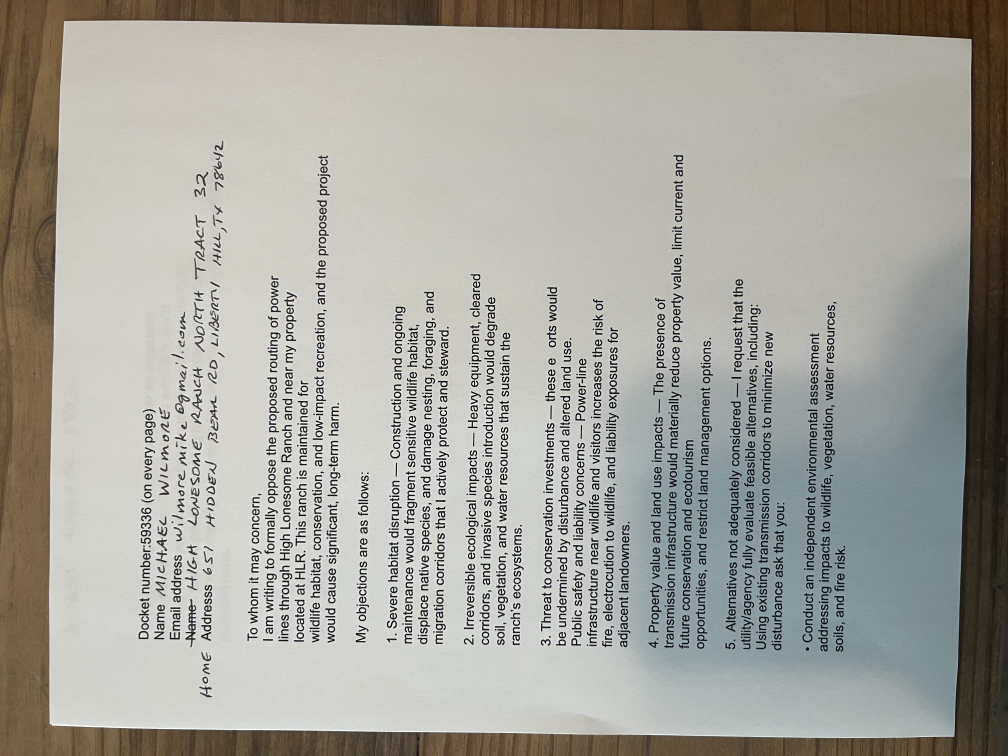
#> input picture tests/img_1.jpeg, 4032 x 3024 px (shown at 1/4 size)
$ python -i image.py   (imports and definitions only)
#> lines starting #> are read from the running program, lines starting #| are printed output that depends on the picture; after the words box and inside, x2 and y2 are one past the last pixel; in counts of white or black regions, pixels touching at a corner belong together
"""
handlers/image.py
Extracts text from images via Tesseract OCR.

Preprocessing:
  1. EXIF orientation correction
  2. Denoise + adaptive threshold + deskew + 2x upscale

Metadata includes handwriting_detected (bool) based on two signals:
  - Connected component height CV (printed text is uniform; handwriting is not)
  - Mean Tesseract word confidence (printed scores high; handwriting scores low)

Requirements:
    pip install pytesseract Pillow opencv-python-headless
    # Windows Tesseract binary: winget install UB-Mannheim.TesseractOCR
"""

from pathlib import Path
from typing import Any

_TESS_CMD = r"C:\Users\jtung\AppData\Local\Programs\Tesseract-OCR\tesseract.exe"
_TESS_CONFIG = "--oem 1 --psm 6"

# Thresholds for handwriting classification
_CV_H_THRESHOLD = 0.30    # connected-component height CV above this → handwriting
_CONF_THRESHOLD = 90.0    # mean Tesseract confidence below this → handwriting


# ---------------------------------------------------------------------------
# Preprocessing
# ---------------------------------------------------------------------------

def _exif_rotate(img):
    from PIL import ImageOps
    try:
        return ImageOps.exif_transpose(img)
    except Exception:
        return img


def _deskew(img):
    import numpy as np

    scale = max(1, max(img.width, img.height) // 800)
    small = img.resize((img.width // scale, img.height // scale))

    def _score(angle):
        rotated = small.rotate(angle, expand=False, fillcolor=255)
        arr = np.array(rotated)
        binary = (arr < 128).astype(float)
        return binary.sum(axis=1).var()

    coarse = range(-20, 21, 2)
    best = max(coarse, key=_score)
    fine = [best + i * 0.5 for i in range(-4, 5)]
    best = max(fine, key=_score)

    if abs(best) < 0.5:
        return img
    return img.rotate(best, expand=True, fillcolor=255)


def _tess_preprocess(img):
    import cv2
    import numpy as np
    from PIL import Image

    arr = np.array(img.convert("L"))
    arr = cv2.fastNlMeansDenoising(arr, h=10, templateWindowSize=7, searchWindowSize=21)
    arr = cv2.adaptiveThreshold(
        arr, 255,
        cv2.ADAPTIVE_THRESH_GAUSSIAN_C,
        cv2.THRESH_BINARY,
        blockSize=31,
        C=15,
    )
    pil = Image.fromarray(arr)
    pil = _deskew(pil)
    return pil.resize((pil.width * 2, pil.height * 2))


# ---------------------------------------------------------------------------
# Handwriting detection
# ---------------------------------------------------------------------------

def _component_height_cv(img) -> float | None:
    """
    Coefficient of variation of character-blob heights.
    Printed text is typeset at uniform size → low CV (~0.15-0.35).
    Handwriting varies in size and stroke → high CV (~0.4-0.8).
    """
    import cv2
    import numpy as np

    arr = np.array(img.convert("L"))
    _, binary = cv2.threshold(arr, 0, 255, cv2.THRESH_BINARY_INV + cv2.THRESH_OTSU)
    num_labels, _, stats, _ = cv2.connectedComponentsWithStats(binary, connectivity=8)

    heights = []
    for i in range(1, num_labels):  # label 0 is background
        area = stats[i, cv2.CC_STAT_AREA]
        h = stats[i, cv2.CC_STAT_HEIGHT]
        w = stats[i, cv2.CC_STAT_WIDTH]
        # Keep blobs that look like individual characters
        if 30 < area < 10_000 and 5 < h < img.height * 0.3 and w < img.width * 0.5:
            heights.append(h)

    if len(heights) < 10:
        return None
    mean_h = float(np.mean(heights))
    return float(np.std(heights)) / mean_h if mean_h > 0 else None


# ---------------------------------------------------------------------------
# Handler
# ---------------------------------------------------------------------------

def extract(filepath: Path) -> dict[str, Any]:
#> called with filepath = '../../tests/img_1.jpeg'
    try:
        from PIL import Image
        from PIL.ExifTags import TAGS
    except ImportError:
        return {
            "text": None,
            "metadata": {},
            "error": "Pillow not installed. Run: pip install Pillow",
        }

    try:
        import pytesseract
        from pytesseract import Output
        pytesseract.pytesseract.tesseract_cmd = _TESS_CMD
    except ImportError:
        return {
            "text": None,
            "metadata": {},
            "error": "pytesseract not installed. Run: pip install pytesseract",
        }

    # Open — capture format/EXIF before any conversion
    try:
        img = Image.open(str(filepath))
#> img is the input picture: PIL image 4032x3024 RGB; mean R, G, B 165.7, 164.6, 157.7
        original_format = img.format
#> original_format = 'MPO'
        if original_format == "MPO":
            img.seek(0)
    except Exception as exc:
        return {
            "text": None,
            "metadata": {},
            "error": f"Failed to open image: {exc}",
        }

    metadata: dict[str, Any] = {
        "format": original_format,
        "mode": img.mode,
        "width": img.width,
        "height": img.height,
        "ocr_engine": "tesseract",
    }
    try:
        exif_data = img._getexif()  # type: ignore[attr-defined]
#> exif_data = 47 items
        if exif_data:
            exif = {
                TAGS.get(tag_id, tag_id): str(value)
                for tag_id, value in exif_data.items()
                if tag_id in TAGS
            }
#> exif = 47 items
            useful = {
                "DateTime", "Make", "Model", "Software",
                "ImageDescription", "Artist", "Copyright",
                "GPSInfo", "Orientation",
            }
            metadata["exif"] = {k: v for k, v in exif.items() if k in useful}
    except (AttributeError, Exception):
        pass

    img = _exif_rotate(img)
#> in _exif_rotate, `return ImageOps.exif_transpose(img)`:
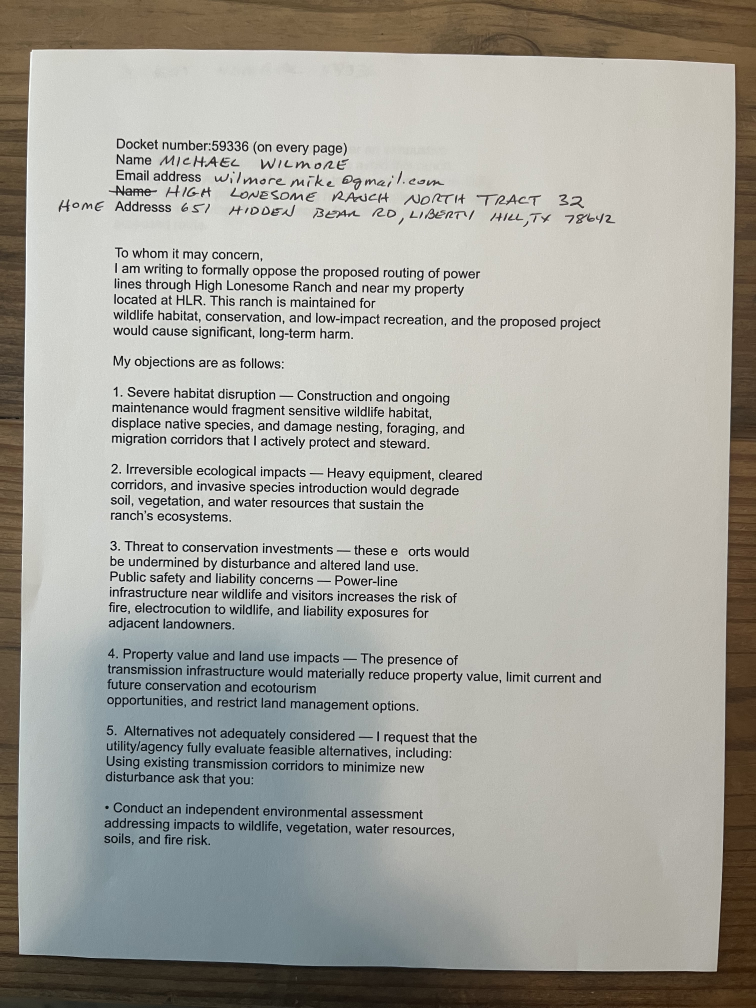
#> returned value: PIL image 3024x4032 RGB (shown at 1/4 size); mean R, G, B 165.7, 164.6, 157.7

    # Handwriting signal 1: component height CV (run before binarisation)
    cv_h = _component_height_cv(img)
#> in _component_height_cv, `_, binary = cv2.threshold(arr, 0, 255, cv2.THRESH_BINARY_INV + cv2.THR..`:
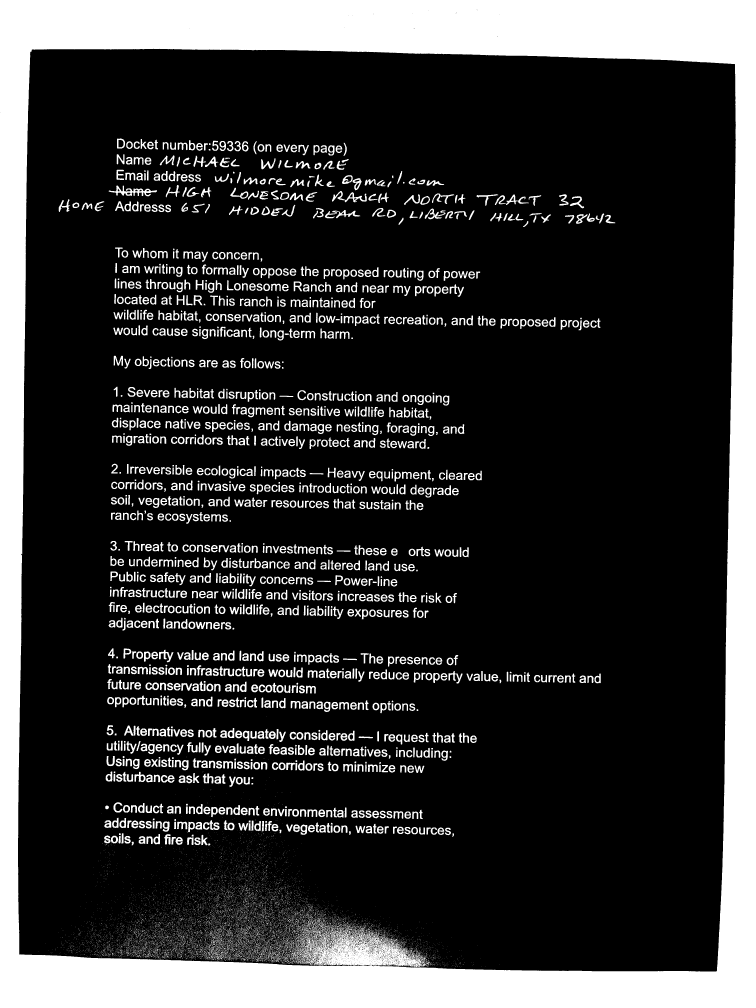
#> binary: shape (4032, 3024) (shown at 1/4 size); 21.2% white; 15351 white regions (13452 under 20 px), largest, box (x1, y1, x2, y2) and area: (0, 0, 3024, 4032) 1941005, (435, 742, 628, 785) 2847, (1328, 764, 1467, 809) 1852
#> in _component_height_cv, `num_labels, _, stats, _ = cv2.connectedComponentsWithStats(binary, con..`: num_labels = 15352
#> the loop in _component_height_cv, `for i in range(1, num_labels):` made 15351 passes
#> (area, h, w) on passes 1 to 3: (1941005, 4032, 3024), (620, 40, 32), (422, 40, 24)
#> after the loop in _component_height_cv, `for i in range(1, num_labels):`: heights = 1756 values, max 53 at index 16, min 6 at index 30, mean 29.53
#> in _component_height_cv, `mean_h = float(np.mean(heights))`: mean_h = 29.53
#> cv_h = 0.32

    # Preprocess for Tesseract
    try:
        processed = _tess_preprocess(img)
#> in _tess_preprocess, `arr = cv2.adaptiveThreshold( arr, 255, cv2.ADAPTIVE_THRESH_GAUSSIAN_C,..`: arr: shape (4032, 3024); 94.7% white; 1723 black regions (23 under 20 px), largest, box (x1, y1, x2, y2) and area: (43, 185, 2949, 3894) 76884, (435, 741, 629, 785) 2736, (1327, 763, 1468, 809) 1902
#> in _deskew, `small = img.resize((img.width // scale, img.height // scale))`:
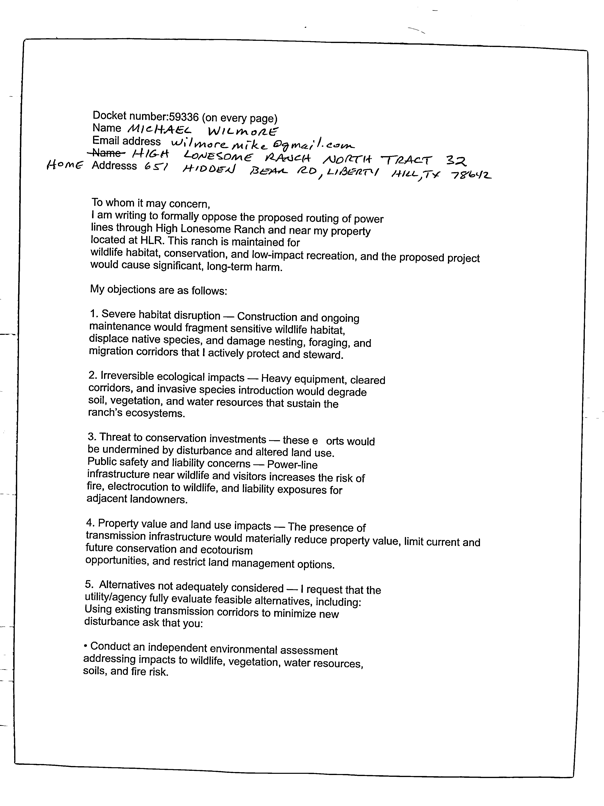
#> small: PIL image 604x806 L; min 0, max 255, mean 241.1
#> in _score, `binary = (arr < 128).astype(float)`: binary: shape (806, 604) float64; values 0 (black) and 1 (white), 5.2% white in thin lines or dots
#> in _score (call 2), `binary = (arr < 128).astype(float)`: binary: shape (806, 604) float64; values 0 (black) and 1 (white), 5.1% white in thin lines or dots
#> in _score (call 7), `binary = (arr < 128).astype(float)`: binary: shape (806, 604) float64; values 0 (black) and 1 (white), 5.3% white in thin lines or dots
#> in _score (call 10), `binary = (arr < 128).astype(float)`: binary: shape (806, 604) float64; values 0 (black) and 1 (white), 5.4% white in thin lines or dots
#> in _score (call 20), `rotated = small.rotate(angle, expand=False, fillcolor=255)`:
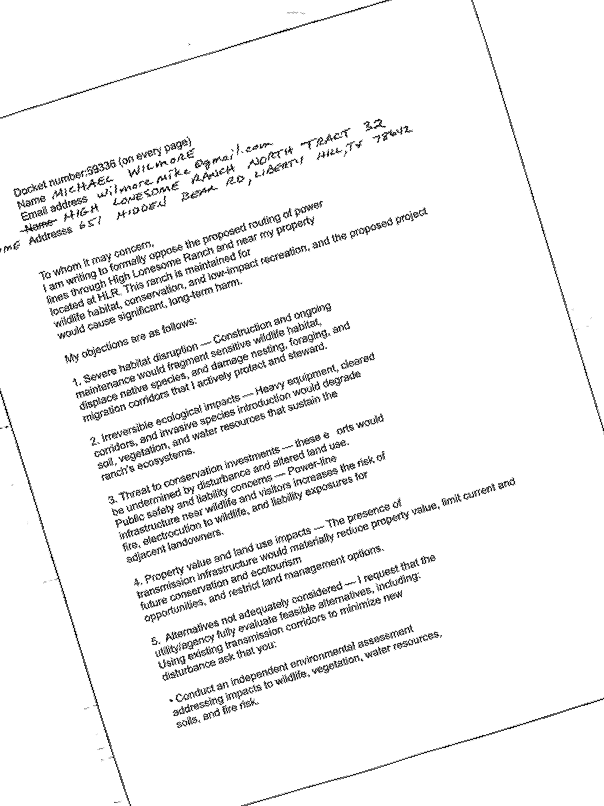
#> rotated: PIL image 604x806 L; min 0, max 255, mean 241.7
#> in _score (call 20), `binary = (arr < 128).astype(float)`:
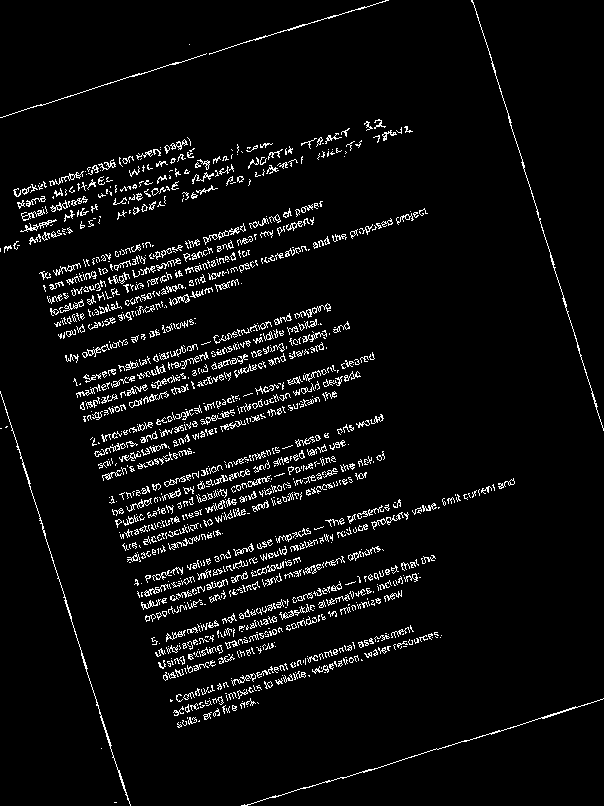
#> binary: shape (806, 604) float64; values 0 (black) and 1 (white), 5.2% white in thin lines or dots
#> in _score (call 21), `rotated = small.rotate(angle, expand=False, fillcolor=255)`:
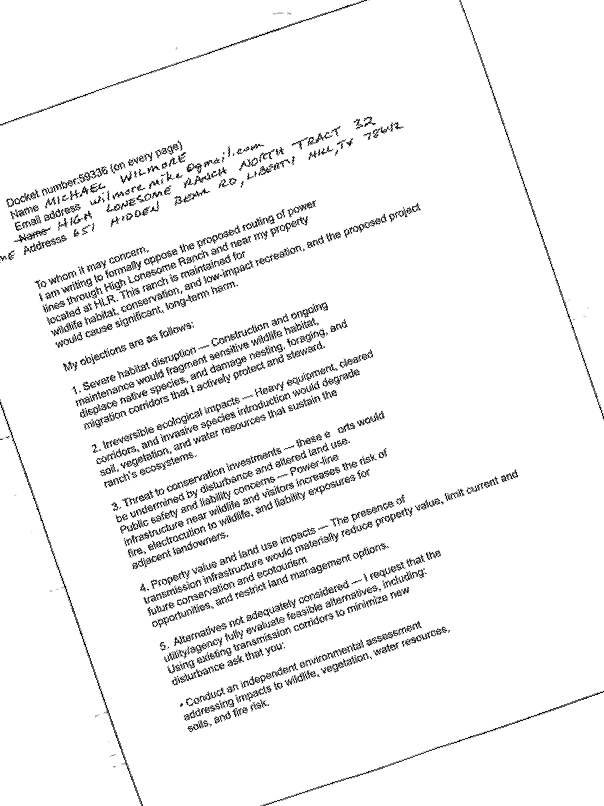
#> rotated: PIL image 604x806 L; min 0, max 255, mean 241.7
#> in _score (call 21), `binary = (arr < 128).astype(float)`:
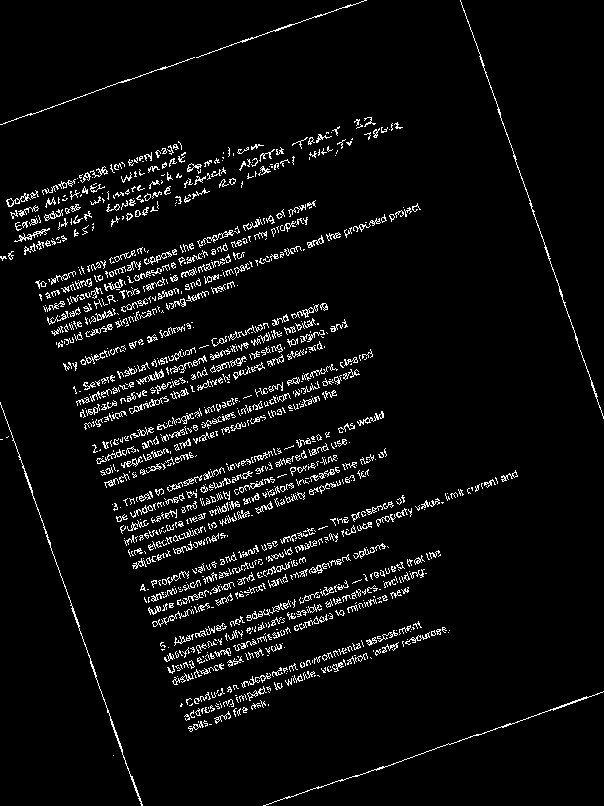
#> binary: shape (806, 604) float64; values 0 (black) and 1 (white), 5.1% white in thin lines or dots
#> in _deskew, `best = max(coarse, key=_score)`: best = 2
#> in _deskew, `fine = [best + i * 0.5 for i in range(-4, 5)]`: fine = [0, 0.5, 1, 1.5, 2, 2.5, 3, 3.5, 4]
#> in _deskew, `best = max(fine, key=_score)`: best = 1
    except Exception as exc:
        metadata["preprocess_error"] = str(exc)
        processed = img.convert("L")

    # Run Tesseract — use image_to_data to get text + per-word confidence
    try:
#> (the run stopped early here; a loop or call above may not have finished)
